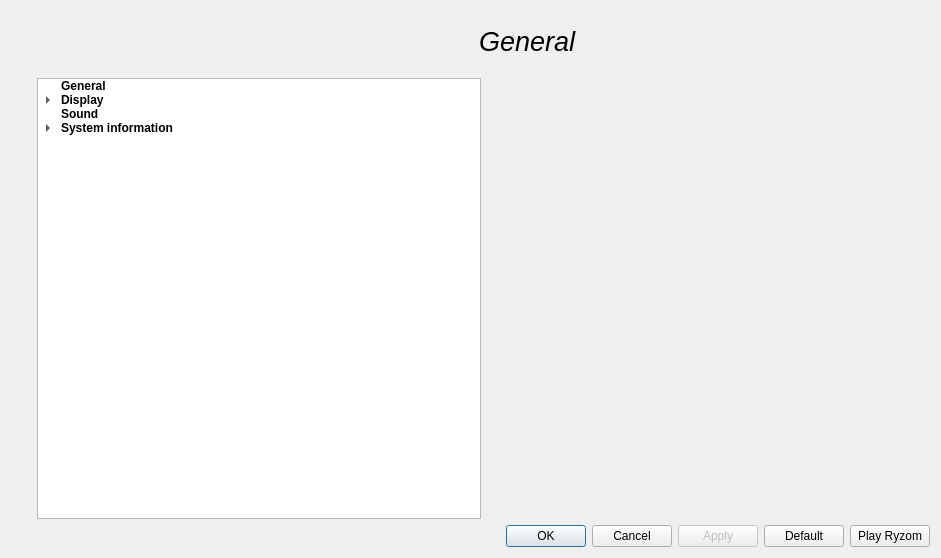
<?xml version="1.0" encoding="UTF-8"?>
<ui version="4.0">
 <class>client_config_dialog</class>
 <widget class="QDialog" name="client_config_dialog">
  <property name="geometry">
   <rect>
    <x>0</x>
    <y>0</y>
    <width>941</width>
    <height>558</height>
   </rect>
  </property>
  <property name="sizePolicy">
   <sizepolicy hsizetype="Preferred" vsizetype="Preferred">
    <horstretch>0</horstretch>
    <verstretch>0</verstretch>
   </sizepolicy>
  </property>
  <property name="windowTitle">
   <string>Ryzom Configuration</string>
  </property>
  <layout class="QHBoxLayout" name="horizontalLayout_4">
   <item>
    <layout class="QVBoxLayout" name="verticalLayout">
     <item>
      <widget class="QLabel" name="leftBitmapLabel">
       <property name="enabled">
        <bool>true</bool>
       </property>
       <property name="text">
        <string/>
       </property>
       <property name="pixmap">
        <pixmap resource="../resources/resources.qrc">:/resources/left_bitmap_0.png</pixmap>
       </property>
      </widget>
     </item>
     <item>
      <spacer name="verticalSpacer">
       <property name="orientation">
        <enum>Qt::Vertical</enum>
       </property>
       <property name="sizeHint" stdset="0">
        <size>
         <width>20</width>
         <height>28</height>
        </size>
       </property>
      </spacer>
     </item>
    </layout>
   </item>
   <item>
    <layout class="QVBoxLayout" name="verticalLayout_3" stretch="0,1">
     <item>
      <layout class="QHBoxLayout" name="horizontalLayout_3">
       <item>
        <widget class="QLabel" name="topleftIcon">
         <property name="text">
          <string/>
         </property>
         <property name="pixmap">
          <pixmap resource="../resources/resources.qrc">:/resources/general_icon.png</pixmap>
         </property>
        </widget>
       </item>
       <item>
        <spacer name="horizontalSpacer">
         <property name="orientation">
          <enum>Qt::Horizontal</enum>
         </property>
         <property name="sizeHint" stdset="0">
          <size>
           <width>118</width>
           <height>20</height>
          </size>
         </property>
        </spacer>
       </item>
       <item>
        <widget class="QLabel" name="categoryLabel">
         <property name="sizePolicy">
          <sizepolicy hsizetype="MinimumExpanding" vsizetype="MinimumExpanding">
           <horstretch>0</horstretch>
           <verstretch>0</verstretch>
          </sizepolicy>
         </property>
         <property name="minimumSize">
          <size>
           <width>451</width>
           <height>61</height>
          </size>
         </property>
         <property name="font">
          <font>
           <pointsize>20</pointsize>
           <weight>50</weight>
           <italic>true</italic>
           <bold>false</bold>
           <stylestrategy>PreferAntialias</stylestrategy>
          </font>
         </property>
         <property name="styleSheet">
          <string notr="true">background-image: url(:/resources/top_right.png);</string>
         </property>
         <property name="text">
          <string>General</string>
         </property>
        </widget>
       </item>
      </layout>
     </item>
     <item>
      <layout class="QVBoxLayout" name="verticalLayout_2">
       <item>
        <layout class="QHBoxLayout" name="horizontalLayout">
         <item>
          <widget class="QTreeWidget" name="treeWidget">
           <property name="minimumSize">
            <size>
             <width>171</width>
             <height>431</height>
            </size>
           </property>
           <attribute name="headerVisible">
            <bool>false</bool>
           </attribute>
           <column>
            <property name="text">
             <string>Category</string>
            </property>
           </column>
           <item>
            <property name="text">
             <string>General</string>
            </property>
            <property name="font">
             <font>
              <weight>75</weight>
              <bold>true</bold>
             </font>
            </property>
           </item>
           <item>
            <property name="text">
             <string>Display</string>
            </property>
            <property name="font">
             <font>
              <weight>75</weight>
              <bold>true</bold>
             </font>
            </property>
            <item>
             <property name="text">
              <string>Display details</string>
             </property>
            </item>
            <item>
             <property name="text">
              <string>Display advanced</string>
             </property>
            </item>
           </item>
           <item>
            <property name="text">
             <string>Sound</string>
            </property>
            <property name="font">
             <font>
              <weight>75</weight>
              <bold>true</bold>
             </font>
            </property>
           </item>
           <item>
            <property name="text">
             <string>System information</string>
            </property>
            <property name="font">
             <font>
              <weight>75</weight>
              <bold>true</bold>
             </font>
            </property>
            <item>
             <property name="text">
              <string>OpenGL information</string>
             </property>
            </item>
            <item>
             <property name="text">
              <string>Direct3D information</string>
             </property>
            </item>
           </item>
          </widget>
         </item>
         <item>
          <widget class="QStackedWidget" name="CategoryStackedWidget">
           <property name="sizePolicy">
            <sizepolicy hsizetype="Minimum" vsizetype="Minimum">
             <horstretch>0</horstretch>
             <verstretch>0</verstretch>
            </sizepolicy>
           </property>
           <property name="minimumSize">
            <size>
             <width>391</width>
             <height>429</height>
            </size>
           </property>
          </widget>
         </item>
        </layout>
       </item>
       <item>
        <layout class="QHBoxLayout" name="horizontalLayout_2">
         <item>
          <spacer name="horizontalSpacer_2">
           <property name="orientation">
            <enum>Qt::Horizontal</enum>
           </property>
           <property name="sizeHint" stdset="0">
            <size>
             <width>148</width>
             <height>20</height>
            </size>
           </property>
          </spacer>
         </item>
         <item>
          <widget class="QDialogButtonBox" name="buttonBox">
           <property name="standardButtons">
            <set>QDialogButtonBox::Cancel|QDialogButtonBox::Ok</set>
           </property>
          </widget>
         </item>
         <item>
          <widget class="QPushButton" name="applyButton">
           <property name="enabled">
            <bool>false</bool>
           </property>
           <property name="text">
            <string>Apply</string>
           </property>
          </widget>
         </item>
         <item>
          <widget class="QPushButton" name="defaultButton">
           <property name="text">
            <string>Default</string>
           </property>
          </widget>
         </item>
         <item>
          <widget class="QPushButton" name="playButton">
           <property name="text">
            <string>Play Ryzom</string>
           </property>
          </widget>
         </item>
        </layout>
       </item>
      </layout>
     </item>
    </layout>
   </item>
  </layout>
 </widget>
 <resources>
  <include location="../resources/resources.qrc"/>
  <include location="resources.qrc"/>
 </resources>
 <connections/>
</ui>
